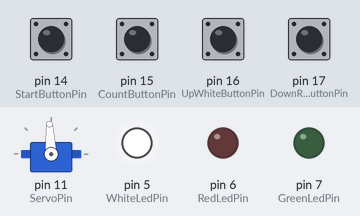
A sketch run on a simulated Arduino Uno, built with avr-gcc and run on an emulated ATmega328P. Shown: servo, output pins drawn as LEDs (lit = HIGH). Inputs (shaded band) come from the test bench; at power-on: pin 14 (StartButtonPin), pin 15 (CountButtonPin), pin 16 (UpWhiteButtonPin), pin 17 (DownRedButtonPin) LOW.

Above: at 1.2 s.
1.3 s: pin 14 (StartButtonPin) pulled HIGH for 0.15 s
At 1.7 s:
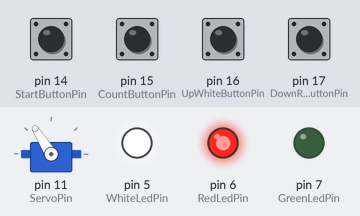
At 9.5 s:
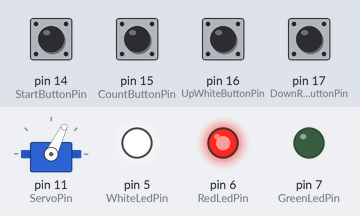
Timing chart, 0 to 10.4 s (numbered marks = the images above; inputs shaded):
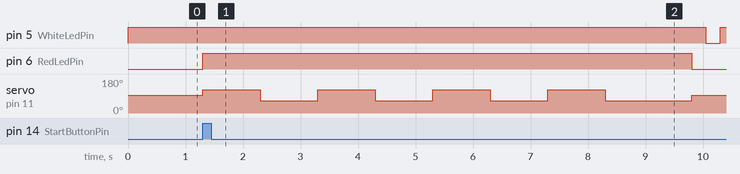

The sketch:

Tee_Infuser.ino
```cpp
#include <Servo.h>

// Definitii pini
int WhiteLedPin = 5;           // Pin pentru LED-ul alb
int RedLedPin = 6;             // Pin pentru LED-ul rosu
int GreenLedPin = 7;           // Pin pentru LED-ul verde
int CountButtonPin = 15;       // Buton pentru numarare apasari
int StartButtonPin = 14;       // Buton pentru pornirea procesului
int UpWhiteButtonPin = 16;     // Buton pentru miscarea motorului in sus
int DownRedButtonPin = 17;     // Buton pentru miscarea motorului in jos
int ServoPin = 11;             // Pin de control pentru servo

// Variabile
Servo myServo;                  // Obiect servo
int cnt = 0;                     // Contor pentru apasarile butonului
int min = 0;                     // Durata procesului calculata pe baza apasarilor
int starePinCountButton = 0;     // Stare pentru debouncing la butonul de numarare
int starePinStartButton = 0;     // Stare pentru debouncing la butonul de start
int starePinUpWhiteButton = 0;   // Stare pentru debouncing la butonul alb
int starePinDownRedButton = 0;   // Stare pentru debouncing la butonul rosu
int white = 1;                   // Starea LED-ului alb
int start = 0;                   // Indicator pentru proces in desfasurare

void setup() {
  // Configurare pini
  pinMode(WhiteLedPin, OUTPUT);
  pinMode(RedLedPin, OUTPUT);
  pinMode(GreenLedPin, OUTPUT);

  pinMode(CountButtonPin, INPUT);
  pinMode(StartButtonPin, INPUT);
  pinMode(UpWhiteButtonPin, INPUT);
  pinMode(DownRedButtonPin, INPUT);

  // Initializare servo
  myServo.attach(ServoPin);             // Ataseaza servo-ul la pin
  myServo.writeMicroseconds(1500);      // Pozitie neutra (stop)

  // Stare initiala a LED-urilor
  digitalWrite(WhiteLedPin, HIGH);      // LED-ul alb ON initial
  digitalWrite(GreenLedPin, LOW);
  digitalWrite(RedLedPin, LOW);
}

void loop() {
  whiteLed();                     // Controleaza starea LED-ului alb
  if (start == 0) counting();     // Numara apasarile butonului cand procesul nu este pornit

  // Control pentru UpWhiteButton - Miscare in sens orar cat timp butonul este apasat
  if (digitalRead(UpWhiteButtonPin) == HIGH) {
     starePinUpWhiteButton = 1;              // Stare buton activata
     myServo.writeMicroseconds(1200);       // Misca servo-ul in sens orar
     delay(20);
  }  else {
      starePinUpWhiteButton = 0;
      myServo.writeMicroseconds(1500);      // Opreste servo-ul cand butonul este eliberat
  }

  // Control pentru DownRedButton - Miscare in sens antiorar cat timp butonul este apasat
  if (digitalRead(DownRedButtonPin) == HIGH) {
     starePinDownRedButton = 1;            // Stare buton activata
     myServo.writeMicroseconds(1800);     // Misca servo-ul in sens antiorar
     delay(20);
  }  else {
      starePinDownRedButton = 0;
      myServo.writeMicroseconds(1500);    // Opreste servo-ul cand butonul este eliberat
  }

  // Pornirea procesului prin apasarea butonului Start
  if (digitalRead(StartButtonPin) == HIGH) {
    if (starePinStartButton == 0) {
      starePinStartButton = 1;
      start = 1;
      digitalWrite(RedLedPin, HIGH);       // Aprinde LED-ul rosu pentru a indica inceputul procesului

      min = cnt;                    // Convertirea contorului in milisecunde
      cnt = 0;                             // Reseteaza contorul

      moveMotor(min);                      // Executa miscarea motorului pentru timpul calculat

      start = 0;
      white = 1;
      digitalWrite(RedLedPin, LOW);        // Stinge LED-ul rosu dupa finalizarea procesului
      ready_anim();                        // Animatie de finalizare
    }
  } else {
    starePinStartButton = 0;
  }
}

// Functie pentru a misca motorul pentru un timp specificat T
void moveMotor(int T) {
  for(int i = 0; i < 3; i++) {             // Oscilatie initiala a motorului
    myServo.writeMicroseconds(1800);      // Miscare inainte
    delay(1000);                          // Asteapta
    myServo.writeMicroseconds(1200);      // Miscare inapoi
    delay(1000);                          // Asteapta
  }
  myServo.writeMicroseconds(1800);       // Miscare inainte
  delay(1000);
  myServo.writeMicroseconds(1500);       // Opreste motorul
  for(int i = 0; i < T * 60; i++) {
    Serial.print(i);
    delay(1000);                     // Asteapta pentru timpul T
  }
  myServo.writeMicroseconds(1200);       // Miscare inapoi
  delay(1500);                           // Asteapta
  myServo.writeMicroseconds(1500);       // Opreste motorul
}

// Functie pentru numararea apasarilor butonului
void counting() {
  if (digitalRead(CountButtonPin) == HIGH) {
    if (starePinCountButton == 0) {
      starePinCountButton = 1;
      cnt++;                             // Incrementeaza contorul
      white = 0;                         // Stinge LED-ul alb
      digitalWrite(GreenLedPin, HIGH);   // Aprinde LED-ul verde
    }
  } else {
    starePinCountButton = 0;
    digitalWrite(GreenLedPin, LOW);      // Stinge LED-ul verde
  }
}

// Functie pentru controlul LED-ului alb
void whiteLed() {
  if (white == 1) {
    digitalWrite(WhiteLedPin, HIGH);    // LED-ul alb aprins
  } else {
    digitalWrite(WhiteLedPin, LOW);     // LED-ul alb stins
  }
}

// Animatie de finalizare
void ready_anim() {
  digitalWrite(RedLedPin, LOW);

  for (int i = 0; i < 5; i++) {
    digitalWrite(WhiteLedPin, HIGH);
    delay(250);                         // LED-ul alb clipind
    digitalWrite(WhiteLedPin, LOW);
    delay(250);
  }
}
```

Measured:
- after the input at 1.3 s, pin 5 (WhiteLedPin): HIGH → LOW after 8.8 s, → HIGH 0.25 s later; pin 6 (RedLedPin): LOW → HIGH at once, → LOW 8.5 s later; servo on pin 11 (ServoPin): 93° → 122° at once, → 64° 1.0 s later, → 122° 1.0 s later, → 64° 1.0 s later, … (9 changes in this stretch)
